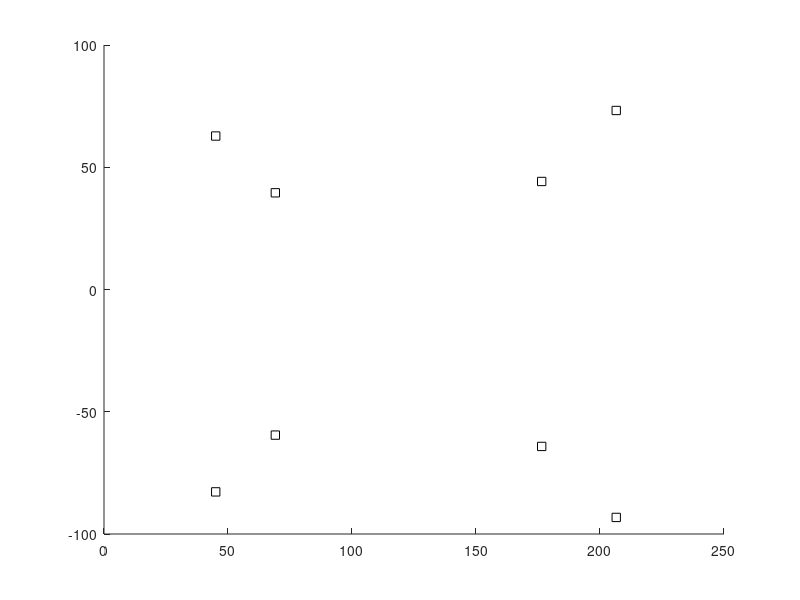

MATLAB code to generate this figure: (Note: this script raises an error after producing the figure.)
%  Q1_Tester - This tester code should help you to check if your calibrate.m is working correctly.
%   
%  It creates a projection matrix with known K, R, C matrices,  and it takes a cube object
%  and projects it into an image using the projection matrix.
%  Then it uses the object and projected points as inputs to your calibrate.m   
%  If your calibrate function is working correctly,  you should get back
%  the K, R, C matrices that you started with.

clear
close all

%  The scene object is a unit cube.

XYZ = [0 0 0; ...
    0 0 1;
    0 1 0;
    0 1 1;
    1 0 0;
    1 0 1;
    1 1 0;
    1 1 1];

%  Set up a projection matrix by choosing K, R, C.

%  For K, just go with coordinates on the projection plane, and put the projection plane at f = 10.
%  Set the principal point to be slightly different from (0,0),  namely (20, -30).  
%
%  Note that in examples with real images, we would expect the principal point to be roughly
%  at the center pixel (Nx/2, Ny/2),  since the (1,1) and (Nx,Ny) would be at opposite corners of the sensor.
%  We would also expect the K11 and K22 coefficients to include a change in
%  units from mm to top pixels.   We have not done this here.   Essentially
%  we are treating 1 mm = 1 pixel.

K = [300 0 40; 0 300 -10; 0 0 1];

%  Set camera axes to be near parallel to the object (world) axes. 
%  Only have a small rotation about y axis.

num_degrees = 15;
theta_y = num_degrees *pi/180;
R_y = [cos(theta_y) 0 sin(theta_y);  0 1 0;  -sin(theta_y) 0  cos(theta_y)];

%  When theta_y = 0,  the camera coordinate axes are same as object axes.
%  We put the camera at a negative z value.  It is looking in the positive z
%  direction.   Note the XY of camera corresponds to the center XY of the
%  cube.

swift_R = [cos(0.2) -sin(0.2) 0; sin(0.2) cos(0.2) 0; 0 0 1];

C = [0.5 0.5 -2]';

P = K * R_y * [ eye(3), -C];

%  now plot the projection of the cube corners for this chosen projection matrix

close all
figure; hold on;

numPositions = size(XYZ,1);

%  Draw in black square the projected point positions according to the true model.

xy = zeros(numPositions, 2);
for j = 1:numPositions
    p = P*[ XYZ(j,1) XYZ(j,2) XYZ(j,3)  1]';
    x = p(1)/p(3);
    y = p(2)/p(3);
    
    xy(j,1) = x;
    xy(j,2) = y;
    plot(x, y,'sk');
end

%%
%  Now, given only the model points XYZ and the image points xy,  
%  we solve for K, R, and C using calibrate.m and check if we get the correct answer.  

%  add a bit of noise to the xy positions to see how stable it is
%  xy = xy + .01*randn(size(xy));

[P_est, K_est, R_est, C_est] = calibrate(XYZ, xy);

%  Normalize so that K_est(3,3) is 1..
K_est = K_est/K_est(3,3);

for j = 1:numPositions
    p = P_est*[ XYZ(j,1) XYZ(j,2) XYZ(j,3)  1]';
    x = p(1)/p(3);
    y = p(2)/p(3);
    %  Draw the points in black stars according to the fit least squares model.
    plot(x,y,'*k');
end

disp("Here are the K and K_est (side by side)");
disp([K, K_est] )
disp("Here are the C and C_est (side by side)");
disp( [C, C_est] )
disp("Here are the R_y and R_est (side by side)");
disp( [R_y, R_est] )

p1=P*[ XYZ(1,1) XYZ(1,2) XYZ(1,3)  1]';
p1(1)/p1(3)
p2=P_est*[ XYZ(1,1) XYZ(1,2) XYZ(1,3) 1]';
p2(1)/p2(3)